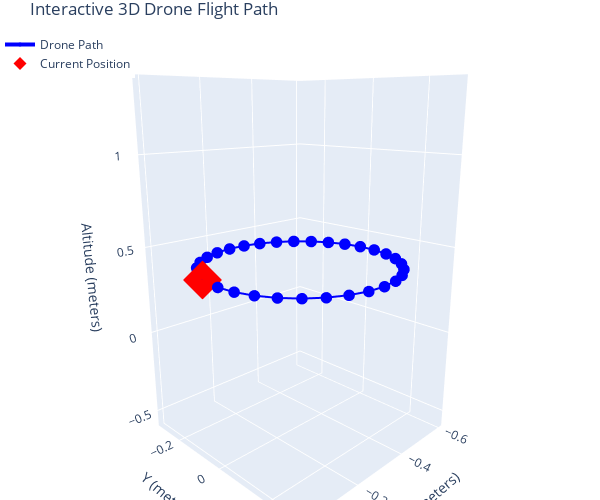

Notebook code for this chart:
### Markdown cell above
##  circle_left(radius, velocity, angle_degrees)
Makes the drone fly counterclockwise in a circle or arc.

**Parameters:**
- `radius`: circle radius in meters (ex: 0.3)
- `velocity`: speed in meters/sec (ex: 0.3)
- `angle_degrees`: portion of the circle to complete (default 360 for full)

**Keep radius < 0.5m indoors** for safety and accuracy.

### Code cell
drone.circle_right(0.3, 0.3, 360)

### Figure 1 — Plotly figure (JSON) as saved in the notebook; plotly's stock layout.template omitted (floating-point values rounded to 4 significant figures)
{"data": [{"line": {"color": "blue", "width": 4}, "marker": {"size": 4}, "mode": "lines+markers", "name": "Drone Path", "type": "scatter3d", "x": [0.0, 0.0, -0.00598, -0.02368, -0.0524, -0.09099, -0.1379, -0.1913, -0.249, -0.3088, -0.3682, -0.4248, -0.4766, -0.5212, -0.5571, -0.5827, -0.597, -0.5995, -0.59, -0.569, -0.5373, -0.4961, -0.4471, -0.3922, -0.3336, -0.2738, -0.2149, -0.1594, -0.1096, -0.06733, -0.03434, -0.01195], "y": [0.0, 0.0, 0.0596, 0.1168, 0.1694, 0.2152, 0.2524, 0.2796, 0.2956, 0.2999, 0.2922, 0.2728, 0.2425, 0.2026, 0.1547, 0.1005, 0.04234, -0.01751, -0.07666, -0.1328, -0.1836, -0.227, -0.2615, -0.2855, -0.2981, -0.2988, -0.2877, -0.265, -0.2318, -0.1894, -0.1394, -0.08382], "z": [0.4, 0.4, 0.4, 0.4, 0.4, 0.4, 0.4, 0.4, 0.4, 0.4, 0.4, 0.4, 0.4, 0.4, 0.4, 0.4, 0.4, 0.4, 0.4, 0.4, 0.4, 0.4, 0.4, 0.4, 0.4, 0.4, 0.4, 0.4, 0.4, 0.4, 0.4, 0.4]}, {"marker": {"color": "red", "size": 10, "symbol": "diamond"}, "mode": "markers", "name": "Current Position", "type": "scatter3d", "x": [-0.01195], "y": [-0.08382], "z": [0.4]}], "layout": {"height": 500, "legend": {"x": 0, "y": 1}, "margin": {"b": 0, "l": 0, "r": 0, "t": 30}, "scene": {"aspectmode": "data", "camera": {"eye": {"x": 1.5, "y": 1.5, "z": 0.6}}, "xaxis": {"title": {"text": "X (meters)"}}, "yaxis": {"title": {"text": "Y (meters)"}}, "zaxis": {"title": {"text": "Altitude (meters)"}}}, "title": {"text": "Interactive 3D Drone Flight Path"}, "width": 600}}
